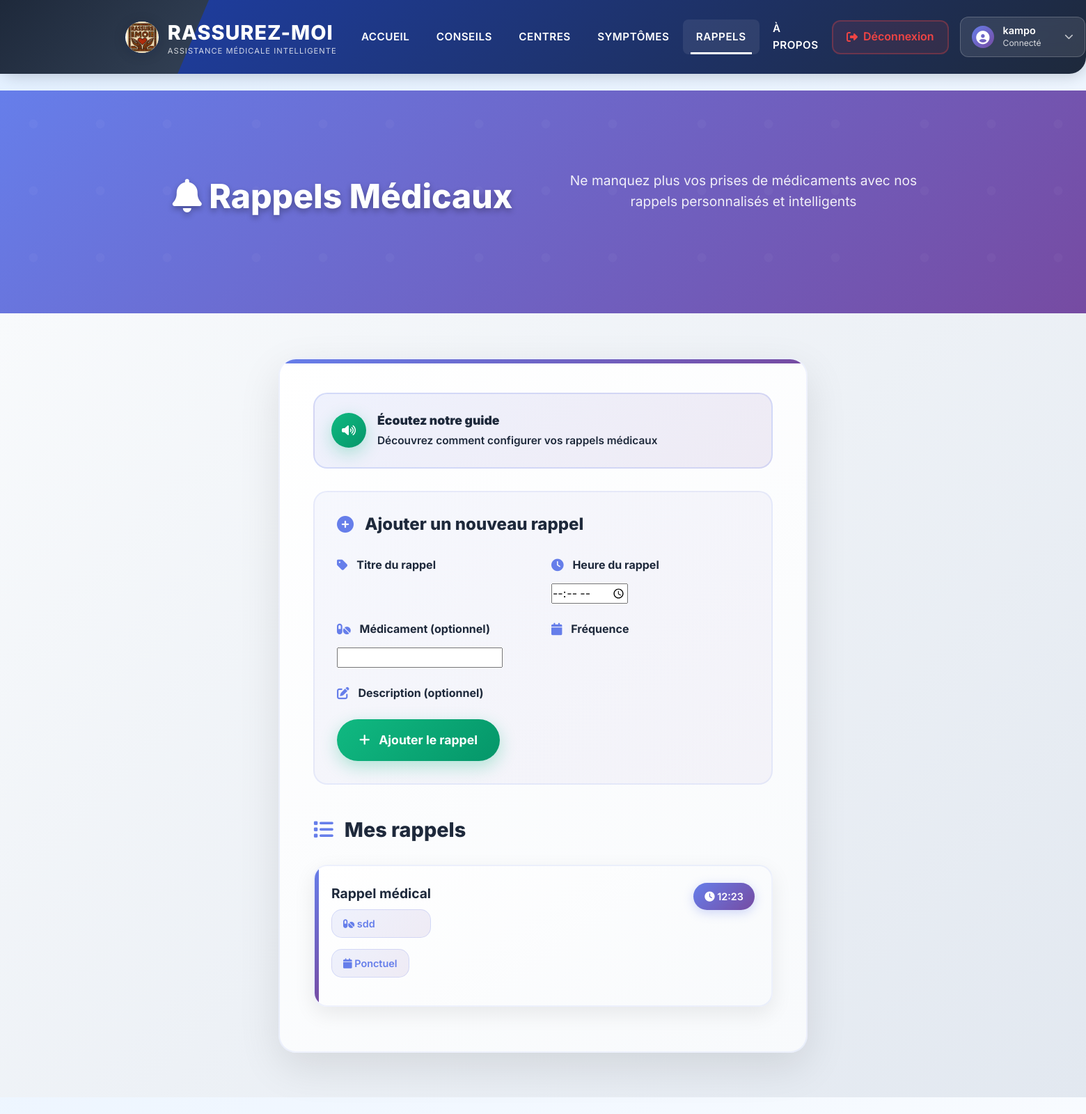
The page /rappels/ (signed in) on the database its author committed.
### core/models.py (models this page shows, shortened)
class Rappel(models.Model):
    PERIODICITE_CHOICES = [
        ('PONCTUEL', 'Ponctuel'),
        ('QUOTIDIEN', 'Quotidien'),
        ('HEBDOMADAIRE', 'Hebdomadaire'),
    ]
    user = models.ForeignKey(User, on_delete=models.CASCADE, related_name="rappels")
    titre = models.CharField(max_length=200, default="Rappel médical")
    description = models.TextField(blank=True)
    heure = models.TimeField()
    periodique = models.CharField(max_length=20, choices=PERIODICITE_CHOICES, default='PONCTUEL')
    actif = models.BooleanField(default=True)
    medicament = models.CharField(max_length=200, blank=True)
    class Meta:
        ordering = ['heure']
        verbose_name = "Rappel Médical"
        verbose_name_plural = "Rappels Médicaux"

### core/views.py (the view)
# urls.py: path("rappels/", views.reminders, name="reminders"),
@login_required
def reminders(request):
    if request.GET.get('historique') == '1':
        recherches = request.user.recherches.order_by('-date')[:20]
        return render(request, "core/historique.html", {"recherches": recherches})
    form = RappelForm(request.POST or None)
    if form.is_valid():
        rappel = form.save(commit=False)
        rappel.user = request.user
        rappel.save()
        return redirect("reminders")
    rappels = Rappel.objects.filter(user=request.user).order_by("-heure")
    return render(request, "core/reminders.html", {"form": form, "rappels": rappels})

### core/forms.py
class RappelForm(forms.ModelForm):
    class Meta:
        model = Rappel
        fields = ["medicament", "heure"]
        widgets = {
            "heure": forms.TimeInput(format="%H:%M", attrs={"type": "time"})
        }

### core/templates/core/reminders.html (shortened to what this page needs)
{% extends "core/base.html" %}
{% load static %}
{% block content %}
<section class="reminders-hero">
  <div class="container">
    <div class="hero-content">
      <h1 class="hero-title">
        <i class="fas fa-bell"></i>
        Rappels Médicaux
      </h1>
      <p class="hero-subtitle">
        Ne manquez plus vos prises de médicaments avec nos rappels personnalisés et intelligents
      </p>
    </div>
  </div>
</section>
<section class="reminders-section">
  <div class="container">
    <div class="row justify-content-center">
      <div class="col-lg-8">
        <div class="reminders-container">
          <div class="audio-explicatif">
            <button class="audio-btn" id="reminder-audio-btn" title="Écouter l'explication">
              <i class="fas fa-volume-up"></i>
            </button>
            <div class="audio-text">
              <strong>Écoutez notre guide</strong><br>
              <small>Découvrez comment configurer vos rappels médicaux</small>
            </div>
          </div>
          <div class="form-section">
            <h3 class="form-title">
              <i class="fas fa-plus-circle"></i>
              Ajouter un nouveau rappel
            </h3>
            <form method="post" class="needs-validation" novalidate>
              <div class="row">
                <div class="col-md-6">
                  <div class="form-group">
                    <label for="{{ form.titre.id_for_label }}" class="form-label">
                      <i class="fas fa-tag"></i>
                      Titre du rappel
                    </label>
                  </div>
                </div>
                <div class="col-md-6">
                  <div class="form-group">
                    <label for="{{ form.heure.id_for_label }}" class="form-label">
                      <i class="fas fa-clock"></i>
                      Heure du rappel
                    </label>
                    {{ form.heure }}
                  </div>
                </div>
              </div>
              <div class="row">
                <div class="col-md-6">
                  <div class="form-group">
                    <label for="{{ form.medicament.id_for_label }}" class="form-label">
                      <i class="fas fa-pills"></i>
                      Médicament (optionnel)
                    </label>
                    {{ form.medicament }}
                  </div>
                </div>
                <div class="col-md-6">
                  <div class="form-group">
                    <label for="{{ form.periodique.id_for_label }}" class="form-label">
                      <i class="fas fa-calendar"></i>
                      Fréquence
                    </label>
                  </div>
                </div>
              </div>
              <div class="form-group">
                <label for="{{ form.description.id_for_label }}" class="form-label">
                  <i class="fas fa-edit"></i>
                  Description (optionnel)
                </label>
              </div>
              <button type="submit" class="add-btn">
                <i class="fas fa-plus"></i>
                Ajouter le rappel
              </button>
            </form>
          </div>
          <div class="reminders-list-section">
            <h3 class="reminders-title">
              <i class="fas fa-list"></i>
              Mes rappels
            </h3>
            {% if rappels %}
              {% for rappel in rappels %}
                <div class="reminder-card">
                  <div class="reminder-header">
                    <div>
                      <div class="reminder-title">{{ rappel.titre }}</div>
                      {% if rappel.medicament %}
                        <div class="reminder-badge">
                          <i class="fas fa-pills"></i>
                          {{ rappel.medicament }}
                        </div>
                      {% endif %}
                    </div>
                    <div class="reminder-time">
                      <i class="fas fa-clock"></i>
                      {{ rappel.heure|time:"H:i" }}
                    </div>
                  </div>
                  <div class="reminder-details">
                    <div class="reminder-badge">
                      <i class="fas fa-calendar"></i>
                      {{ rappel.get_periodique_display }}
                    </div>
                  </div>
                </div>
              {% endfor %}
            {% else %}
              <div class="empty-state">
                <i class="fas fa-bell-slash"></i>
                <h4>Aucun rappel configuré</h4>
                <p>Commencez par ajouter votre premier rappel médical ci-dessus pour ne plus manquer vos prises de médicaments.</p>
              </div>
            {% endif %}
          </div>
        </div>
      </div>
    </div>
  </div>
</section>
{% endblock %}

### core/templates/core/base.html (shortened to what this page needs)
{% load static %}
<!DOCTYPE html>
<html lang="fr">
<head>
  <link href="https://cdn.jsdelivr.net/npm/bootstrap@5.4.0/dist/css/bootstrap.min.css" rel="stylesheet">
  <link rel="stylesheet" href="https://cdnjs.cloudflare.com/ajax/libs/font-awesome/6.4.0/css/all.min.css">
  <link href="{% static 'core/css/style.css' %}" rel="stylesheet">
</head>
<body class="medical-theme">
  <header>
    <nav class="navbar navbar-expand-lg navbar-medical">
      <div class="container">
        <a href="{% url 'home' %}" class="navbar-brand">
          <img src="{% static 'core/images/logo.png' %}" alt="Logo Rassurez-moi" class="brand-logo">
          <div>
            <div>RASSUREZ-MOI</div>
            <div class="brand-subtitle">ASSISTANCE MÉDICALE INTELLIGENTE</div>
          </div>
        </a>
        <div class="collapse navbar-collapse" id="mainNavbar">
          <ul class="navbar-nav me-auto">
            <li class="nav-item">
              <a class="nav-link {% if request.resolver_match.url_name == 'home' %}active{% endif %}" href="{% url 'home' %}">Accueil</a>
            </li>
            {% if user.is_authenticated %}
              <li class="nav-item">
                <a class="nav-link {% if request.resolver_match.url_name == 'articles' %}active{% endif %}" href="{% url 'articles' %}">Conseils</a>
              </li>
              <li class="nav-item">
                <a class="nav-link {% if request.resolver_match.url_name == 'centres' %}active{% endif %}" href="{% url 'centres' %}">Centres</a>
              </li>
              <li class="nav-item">
                <a class="nav-link {% if request.resolver_match.url_name == 'pipeline' %}active{% endif %}" href="{% url 'pipeline' %}">Symptômes</a>
              </li>
              <li class="nav-item">
                <a class="nav-link {% if request.resolver_match.url_name == 'reminders' %}active{% endif %}" href="{% url 'reminders' %}">Rappels</a>
              </li>
            {% else %}
              <li class="nav-item">
                <a class="nav-link" href="{% url 'login' %}" style="color: #fbbf24 !important;">
                  <i class="fas fa-lock"></i> Connexion requise
                </a>
              </li>
            {% endif %}
            <li class="nav-item">
              <a class="nav-link {% if request.resolver_match.url_name == 'about' %}active{% endif %}" href="{% url 'about' %}">À propos</a>
            </li>
          </ul>
          <div class="navbar-actions">
            {% if user.is_authenticated %}
              <form method="post" action="{% url 'logout' %}" style="margin: 0; padding: 0; display: inline;">
                <button type="submit" class="auth-btn logout-btn">
                  <i class="fas fa-sign-out-alt"></i>
                  <span>Déconnexion</span>
                </button>
              </form>
              <div class="user-menu-dropdown">
                <button class="user-menu-btn" type="button" data-bs-toggle="dropdown" aria-expanded="false">
                  <div class="user-avatar">
                    <i class="fas fa-user-circle"></i>
                  </div>
                  <div class="user-info">
                    <span class="user-name">{{ user.username }}</span>
                    <span class="user-status">Connecté</span>
                  </div>
                  <i class="fas fa-chevron-down dropdown-arrow"></i>
                </button>
              </div>
            {% else %}
              <a href="{% url 'login' %}" class="auth-btn login-btn">
                <i class="fas fa-sign-in-alt"></i>
                <span>Connexion</span>
              </a>
            {% endif %}
          </div>
        </div>
      </div>
    </nav>
  </header>
  <main class="main-content py-4">
    {% block content %}{% endblock %}
  </main>
</body>
</html>

### core/static/core/css/style.css (style rules this page uses)
* { margin: 0; padding: 0; box-sizing: border-box; }
body { font-family: 'Inter', -apple-system, BlinkMacSystemFont, 'Segoe UI', Roboto, sans-serif; font-size: 1rem; line-height: 1.6; color: #1f2937; background-color: #ffffff; -webkit-font-smoothing: antialiased; -moz-osx-font-smoothing: grayscale; }
body.medical-theme { font-family: 'Inter', Arial, sans-serif; background: linear-gradient(135deg, #e3f0ff 0%, #f8fbff 100%); min-height: 100vh; color: #1e293b; }
.navbar { border-radius: 0 0 1.5rem 1.5rem; padding-top: 0.5rem; padding-bottom: 0.5rem; }
.brand-logo { height: 48px; width: 48px; object-fit: contain; border-radius: 50%; background: #fff; box-shadow: 0 2px 8px rgba(37,99,235,0.10); }
.navbar-nav .nav-link { color: #e0e7ef; font-weight: 500; font-size: 1.08rem; transition: color 0.2s; display: flex; align-items: center; gap: 0.5rem; }
.navbar-nav .nav-link.active, .navbar-nav .nav-link:hover { color: #10b981; background: rgba(255,255,255,0.08); border-radius: 0.5rem; }
.brand-subtitle { font-size: 0.875rem; color: #4b5563; margin: 0; font-weight: 400; }
.navbar-actions { display: flex; align-items: center; gap: 1rem; }
.user-name { font-weight: 500; color: #374151; }
.main-content { min-height: 60vh; padding-bottom: 2rem; }
.hero-content { position: relative; z-index: 2; display: grid; grid-template-columns: 1fr 1fr; gap: 3rem; align-items: center; max-width: 1200px; margin: 0 auto; padding: 0 1.5rem; }
.hero-title { font-size: 2.25rem; font-weight: 700; line-height: 1.2; margin-bottom: 1.5rem; }
.hero-subtitle { font-size: 1.125rem; line-height: 1.6; margin-bottom: 2rem; opacity: 0.9; }
.container { max-width: 1200px; margin: 0 auto; padding: 0 1.5rem; }
h1, h2, h3, h4, h5 { font-family: 'Inter', Arial, sans-serif; font-weight: 700; }
a { text-decoration: none; }

### rows shown on the page
Rappel: titre "Rappel médical", medicament "sdd", heure "12:23", periodique "Ponctuel"

### other values the page prints
{{ user.username }} "kampo"
